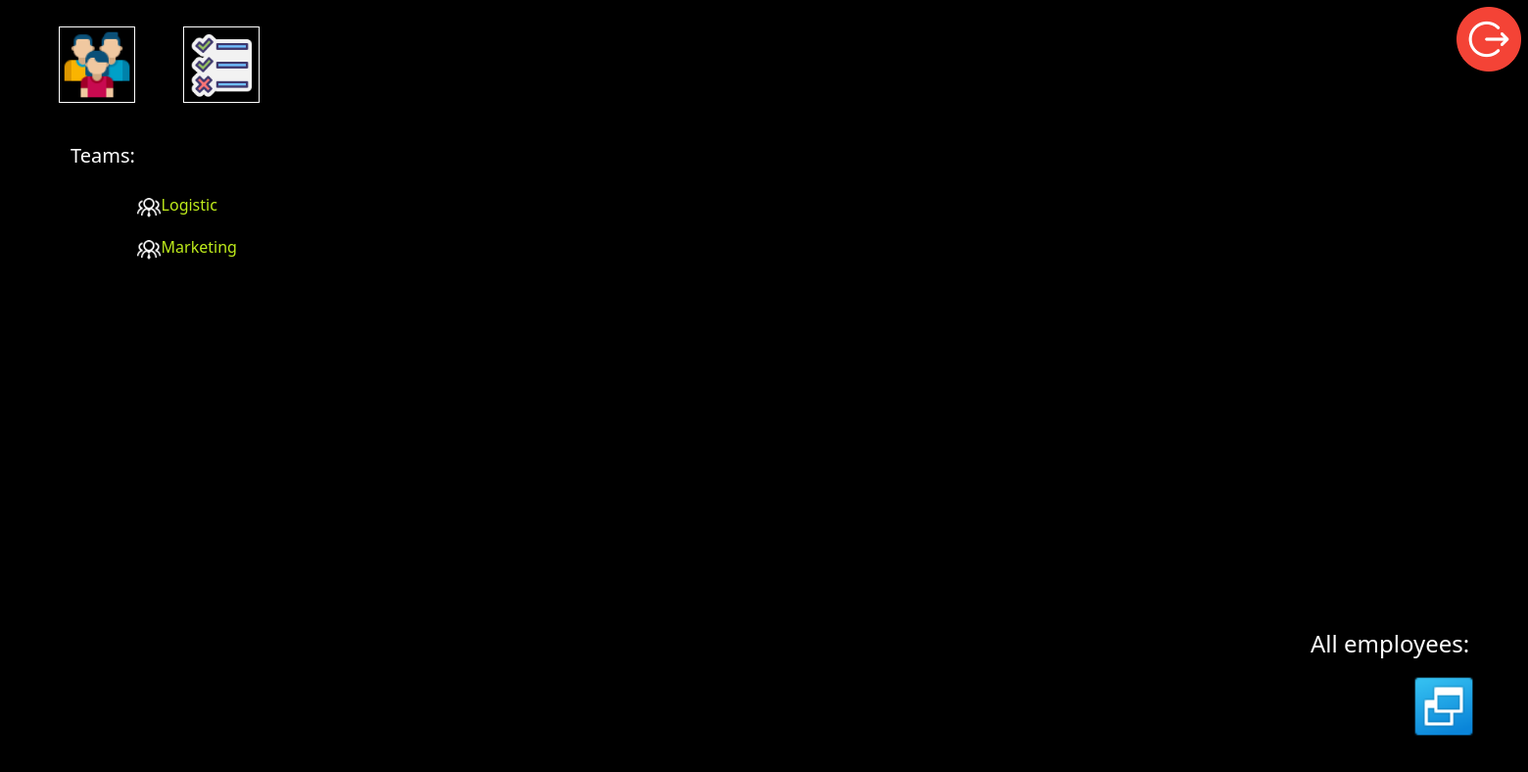
/tasks/ (signed in), run on an earlier commit of the app's database.
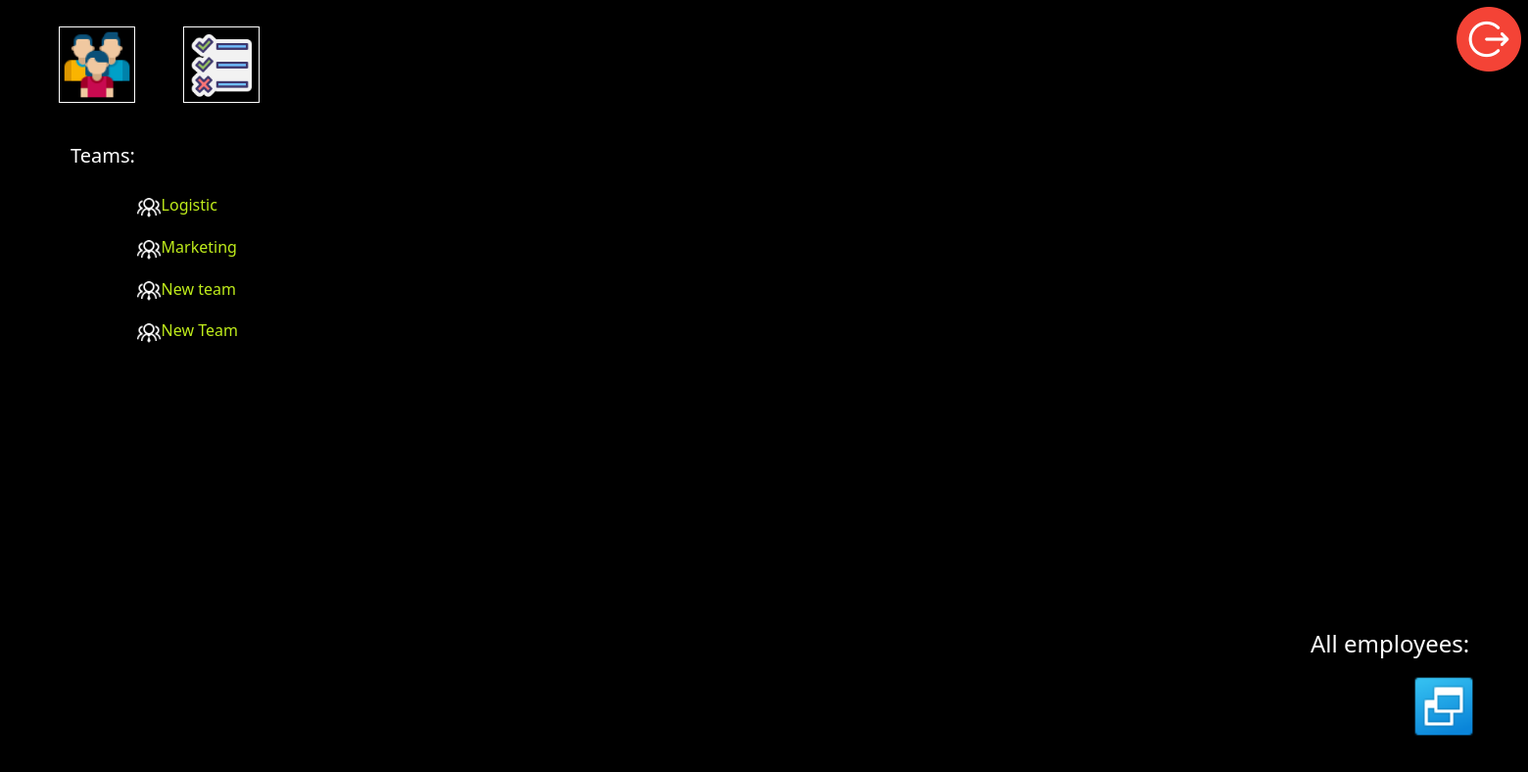
And on a later commit of the database.
### listWorkers/models.py (models this page shows, shortened)
class TeamsList(Model):
    id_admin = IntegerField("id_admin", max_length=1000, null=False)
    name_team = CharField("name_team", max_length=1000, null=False)
    class Meta:
        verbose_name = "Teams"
        verbose_name_plural = "Teams"

### listWorkers/views.py (the view)
# urls.py: path("", profile_user, name="profile_user"),
def profile_user(request):
    iduser = request.user.id
    check_log(iduser)
    teams = TeamsList.objects.filter(id_admin=iduser)
    return render(
        request, "listWorkers/profile_user.html", {"teams": teams, "id": iduser}
    )

### listWorkers/views.py (called while the page is built)
def check_log(id_user):
    if id_user:
        pass
    else:
        raise PermissionDenied()

### listWorkers/templates/listWorkers/profile_user.html (shortened to what this page needs)
{% extends 'listWorkers/base.html' %}
{% load static %}
{% block css_aditional %}
<link rel="stylesheet" href="{% static 'listWorkers/css/profile_user.css'%}">
{% endblock %}
{% block content %}
<a href="{% url 'logout' %}"><img align="right" src="/static/listWorkers/img/logout.png" id="logout">  </a> <br>
<a id="new_teams" href="{% url 'create_new_team' id %}"><img align="right" id="newteam" src="/static/listWorkers/img/team4.png"></a>
<a id="mytask" href="{% url 'my_tasks' user.id %}"><img align="right" id="todo1" src="/static/listWorkers/img/todolist1.png"></a>
<h5 align="left" id="teams" > Teams: </h5>
    {% for item in teams %}
    <p><img id="teams2" src="/static/listWorkers/img/teams2.png"><a id="yourteam" href="{% url 'list_workers' item.id %}">{{item.name_team}} </a></p>
    {% endfor %}
<h4 id="all_employees" > All employees: </h4>
<a href="{% url 'rest' %}"> <img a src="/static/listWorkers/img/rest.png" id="rest"> </a>
{% endblock %}

What changed in the data, as far as the page shows it:
added TeamsList: name_team "New team"
added TeamsList: name_team "New Team"
